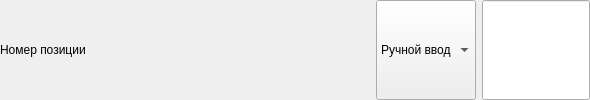
        <widget class="QWidget" name="widget_positionNumber" native="true">
         <property name="sizePolicy">
          <sizepolicy hsizetype="Preferred" vsizetype="Preferred">
           <horstretch>0</horstretch>
           <verstretch>0</verstretch>
          </sizepolicy>
         </property>
         <property name="font">
          <font>
           <pointsize>9</pointsize>
          </font>
         </property>
         <layout class="QHBoxLayout" name="horizontalLayout_positionNumber">
          <property name="spacing">
           <number>6</number>
          </property>
          <property name="leftMargin">
           <number>0</number>
          </property>
          <property name="topMargin">
           <number>0</number>
          </property>
          <property name="rightMargin">
           <number>0</number>
          </property>
          <property name="bottomMargin">
           <number>0</number>
          </property>
          <item>
           <widget class="QLabel" name="label_positionNumber">
            <property name="sizePolicy">
             <sizepolicy hsizetype="Preferred" vsizetype="Preferred">
              <horstretch>0</horstretch>
              <verstretch>0</verstretch>
             </sizepolicy>
            </property>
            <property name="minimumSize">
             <size>
              <width>370</width>
              <height>0</height>
             </size>
            </property>
            <property name="maximumSize">
             <size>
              <width>340</width>
              <height>16777215</height>
             </size>
            </property>
            <property name="font">
             <font>
              <family>Segoe UI</family>
              <pointsize>9</pointsize>
             </font>
            </property>
            <property name="text">
             <string>Номер позиции</string>
            </property>
           </widget>
          </item>
          <item>
           <widget class="QComboBox" name="comboBox_positionNumber">
            <property name="sizePolicy">
             <sizepolicy hsizetype="Expanding" vsizetype="Preferred">
              <horstretch>0</horstretch>
              <verstretch>0</verstretch>
             </sizepolicy>
            </property>
            <property name="font">
             <font>
              <family>Segoe UI</family>
              <pointsize>9</pointsize>
             </font>
            </property>
            <item>
             <property name="text">
              <string>Ручной ввод</string>
             </property>
            </item>
           </widget>
          </item>
          <item>
           <widget class="QLineEdit" name="lineEdit_positionNumber">
            <property name="sizePolicy">
             <sizepolicy hsizetype="Expanding" vsizetype="Preferred">
              <horstretch>0</horstretch>
              <verstretch>0</verstretch>
             </sizepolicy>
            </property>
            <property name="minimumSize">
             <size>
              <width>0</width>
              <height>0</height>
             </size>
            </property>
            <property name="font">
             <font>
              <family>Segoe UI</family>
              <pointsize>9</pointsize>
             </font>
            </property>
           </widget>
          </item>
         </layout>
        </widget>
